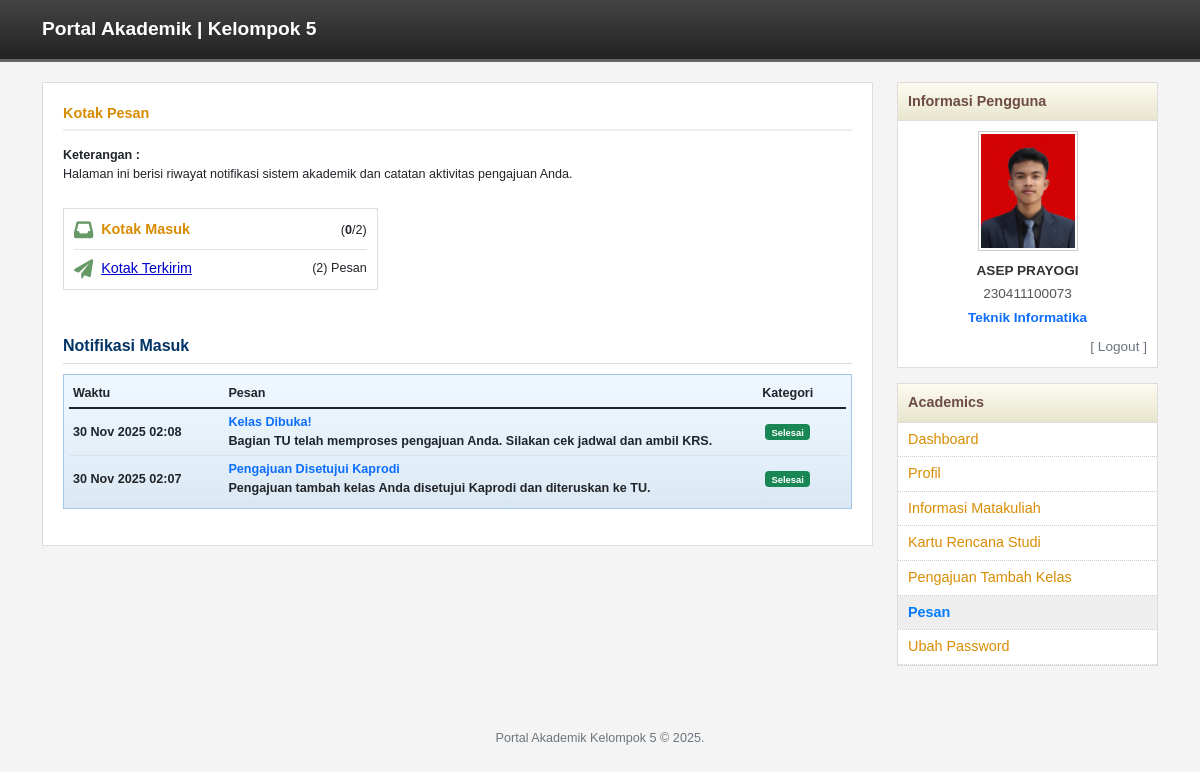
/mahasiswa/pesan.php (signed in), run on an earlier commit of the app's database.
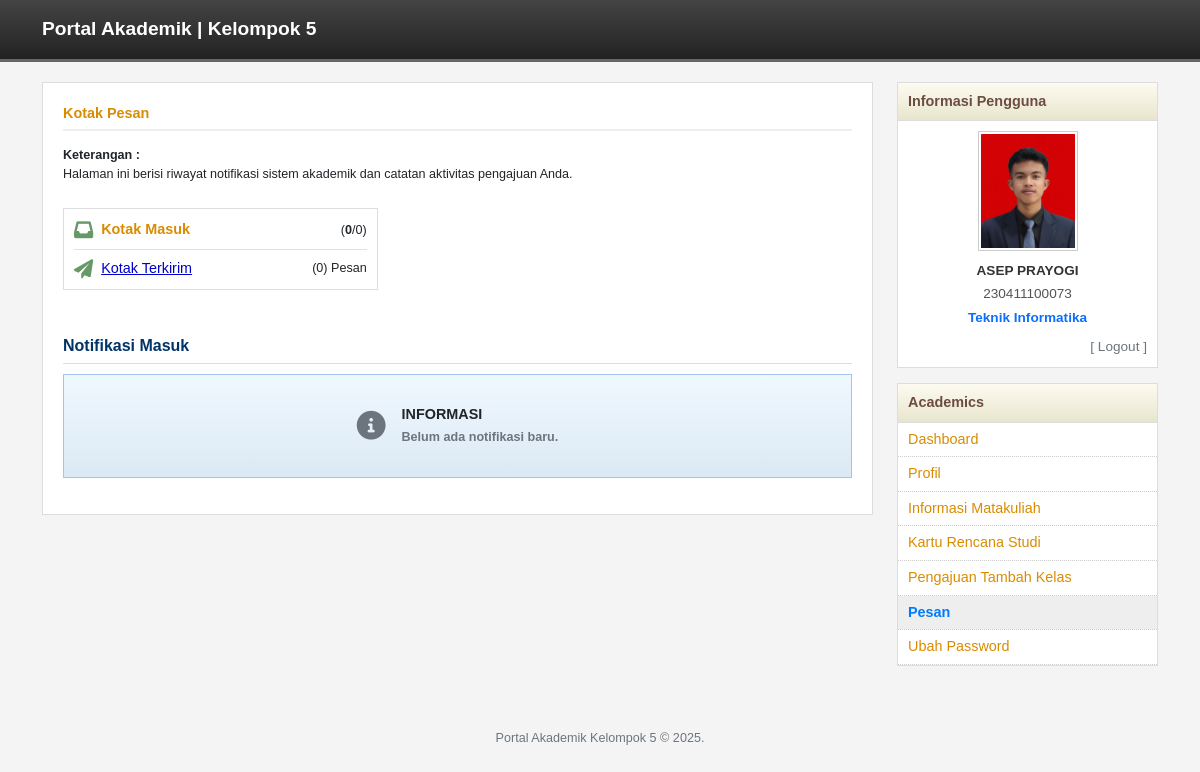
And on a later commit of the database.
### tables this page shows
CREATE TABLE `notifikasi` (
  `id` int(11) NOT NULL,
  `user_id` int(11) NOT NULL,
  `user_type` enum('mahasiswa','dosen','tata_usaha') NOT NULL,
  `sender_id` int(11) DEFAULT NULL,
  `sender_type` enum('mahasiswa','dosen','tata_usaha') DEFAULT NULL,
  `judul` varchar(255) NOT NULL,
  `pesan` text NOT NULL,
  `tipe` enum('info','warning','success','error') DEFAULT 'info',
  `is_read` tinyint(1) DEFAULT 0,
  `is_deleted` tinyint(1) DEFAULT 0,
  `link` varchar(255) DEFAULT NULL,
  `created_at` timestamp NULL DEFAULT current_timestamp()
);

### mahasiswa/pesan.php (the view, shortened to what the changed rows need)
<?php
require_once "../config/database.php";
$user_id = $_SESSION['user']['id'];
$folder = $_GET['folder'] ?? 'inbox';
if ($folder == 'sent') {
    $sql = "SELECT * FROM notifikasi WHERE sender_id = ? AND sender_type = 'mahasiswa' ORDER BY created_at DESC";
    $titleBox = "Pesan Terkirim";
    $emptyMsg = "Belum ada aktivitas pengajuan.";
} else {
    $sql = "SELECT * FROM notifikasi WHERE user_id = ? AND user_type = 'mahasiswa' ORDER BY created_at DESC";
    $emptyMsg = "Belum ada notifikasi baru.";
}
$stmtData = $pdo->prepare($sql);
$stmtData->execute([$user_id]);
$listPesan = $stmtData->fetchAll();
if ($folder == 'inbox' && !empty($listPesan)) {
    $pdo->prepare("UPDATE notifikasi SET is_read = 1 WHERE user_id = ? AND user_type = 'mahasiswa'")->execute([$user_id]);
}
$cntInbox = $pdo->query("SELECT COUNT(*) FROM notifikasi WHERE user_id=$user_id AND user_type='mahasiswa'")->fetchColumn();
$cntUnread = $pdo->query("SELECT COUNT(*) FROM notifikasi WHERE user_id=$user_id AND user_type='mahasiswa' AND is_read=0")->fetchColumn();
$cntSent = $pdo->query("SELECT COUNT(*) FROM notifikasi WHERE sender_id=$user_id AND sender_type='mahasiswa'")->fetchColumn();
?>
<!DOCTYPE html>
<html lang="id">
<head>
    <link href="https://cdn.jsdelivr.net/npm/bootstrap@5.1.3/dist/css/bootstrap.min.css" rel="stylesheet">
    <link rel="stylesheet" href="https://cdnjs.cloudflare.com/ajax/libs/font-awesome/6.0.0/css/all.min.css">
    <link rel="stylesheet" href="../assets/css/style.css">
</head>
<body>
<div class="container">
    <div class="row">
        <div class="col-md-9">
            <div class="content-box">
                <div class="row mb-4">
                    <div class="col-md-5">
                        <div class="msg-info-box">
                            <div class="d-flex align-items-center mb-2">
                                <i class="fas fa-inbox folder-icon"></i>
                                <a href="?folder=inbox" class="folder-link <?= $folder=='inbox'?'active':'' ?>">Kotak Masuk</a>
                                <span class="ms-auto small">
                                    (<b><?= $cntUnread ?></b>/<?= $cntInbox ?>)
                                </span>
                            </div>
                            <div class="d-flex align-items-center border-top pt-2">
                                <i class="fas fa-paper-plane folder-icon"></i>
                                <a href="?folder=sent" class="folder-link <?= $folder=='sent'?'active':'' ?>">Kotak Terkirim</a>
                                <span class="ms-auto small">(<?= $cntSent ?>) Pesan</span>
                            </div>
                            </div>
                    </div>
                </div>
                <div class="table-msg-header mb-3">
                    <?php if(empty($listPesan)): ?>
                        <div class="d-flex align-items-center justify-content-center p-4">
                            <i class="fas fa-info-circle fa-2x text-secondary me-3"></i>
                            <div>
                                <strong class="text-dark">INFORMASI</strong><br>
                                <span class="small text-muted"><?= $emptyMsg ?></span>
                            </div>
                        </div>
                    <?php else: ?>
                        <table class="table table-hover table-sm mb-0 small">
                            <thead>
                                <tr>
                                    <th width="20%">Waktu</th>
                                    <th>Pesan</th>
                                    <th width="15%" class="text-center">Kategori</th>
                                </tr>
                            </thead>
                            <tbody>
                                <?php foreach($listPesan as $msg): ?>
                                <tr class="<?= ($folder=='inbox' && !$msg['is_read']) ? 'fw-bold bg-light' : '' ?>">
                                    <td class="align-middle"><?= date('d M Y H:i', strtotime($msg['created_at'])) ?></td>
                                    <td class="align-middle">
                                        <span class="text-primary fw-bold"><?= htmlspecialchars($msg['judul']) ?></span><br>
                                        <span class="text-dark"><?= htmlspecialchars($msg['pesan']) ?></span>
                                    </td>
                                    <td class="text-center align-middle">
                                        <?php if($msg['tipe'] == 'success'): ?>
                                            <span class="badge bg-success">Selesai</span>
                                        <?php elseif($msg['tipe'] == 'error'): ?>
                                            <span class="badge bg-danger">Ditolak</span>
                                        <?php elseif($msg['tipe'] == 'warning'): ?>
                                            <span class="badge bg-warning text-dark">Pending</span>
                                        <?php else: ?>
                                            <span class="badge bg-info text-dark">Info</span>
                                        <?php endif; ?>
                                    </td>
                                </tr>
                                <?php endforeach; ?>
                            </tbody>
                        </table>
                    <?php endif; ?>
                </div>
            </div>
        </div>
    </div>
</div>
</body>
</html>

What changed in the data, as far as the page shows it:
removed notifikasi: created_at "30 Nov 2025 02:08", judul "Kelas Dibuka!", pesan "Bagian TU telah memproses pengajuan Anda. Silakan cek jadwal dan ambil KRS.", tipe "Selesai"
removed notifikasi: created_at "30 Nov 2025 02:07", judul "Pengajuan Disetujui Kaprodi", pesan "Pengajuan tambah kelas Anda disetujui Kaprodi dan diteruskan ke TU.", tipe "Selesai"
Also different on the page:
$cntInbox: "2" → "0"
$cntSent: "2" → "0"
$emptyMsg: (not shown) → "Belum ada notifikasi baru."
text no longer shown: "Waktu Pesan Kategori"
text now shown: "INFORMASI"
